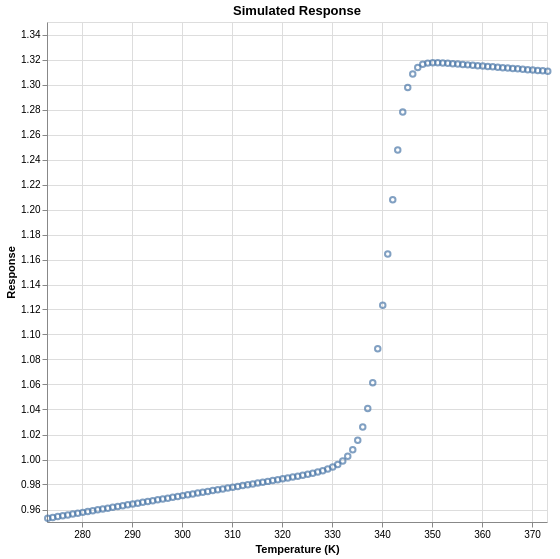

Notebook code for this chart:
### Markdown cell above
4. Plot the simulated response curve

### Code cell
chart_direct = alt.Chart(response_df).mark_point().encode(
    x=alt.X('temp', scale=alt.Scale(domain=[273, 373]), title="Temperature (K)"),
    y=alt.Y('response', scale=alt.Scale(zero=False), title="Response"),
    tooltip=['temp', 'response'],
).properties(
    height=500,
    width=500,
    title='Simulated Response',
)

chart_direct

### Figure 1 — Vega-Lite specification as saved in the notebook (floating-point values rounded to 4 significant figures)
{"config": {"view": {"continuousWidth": 300, "continuousHeight": 300}}, "data": {"name": "data-f73993e765f7e2862f3cf47be6e8890d"}, "mark": {"type": "point"}, "encoding": {"tooltip": [{"field": "temp", "type": "quantitative"}, {"field": "response", "type": "quantitative"}], "x": {"field": "temp", "scale": {"domain": [273, 373]}, "title": "Temperature (K)", "type": "quantitative"}, "y": {"field": "response", "scale": {"zero": false}, "title": "Response", "type": "quantitative"}}, "height": 500, "title": "Simulated Response", "width": 500, "$schema": "https://vega.github.io/schema/vega-lite/v6.1.0.json", "datasets": {"data-f73993e765f7e2862f3cf47be6e8890d": [{"temp": 273.1, "response": 0.953}, {"temp": 274.1, "response": 0.9537}, {"temp": 275.1, "response": 0.9544}, {"temp": 276.1, "response": 0.955}, {"temp": 277.1, "response": 0.9557}, {"temp": 278.1, "response": 0.9564}, {"temp": 279.1, "response": 0.957}, {"temp": 280.1, "response": 0.9577}, {"temp": 281.1, "response": 0.9584}, {"temp": 282.1, "response": 0.959}, {"temp": 283.1, "response": 0.9597}, {"temp": 284.1, "response": 0.9604}, {"temp": 285.1, "response": 0.9611}, {"temp": 286.1, "response": 0.9617}, {"temp": 287.1, "response": 0.9624}, {"temp": 288.1, "response": 0.9631}, {"temp": 289.1, "response": 0.9637}, {"temp": 290.1, "response": 0.9644}, {"temp": 291.1, "response": 0.9651}, {"temp": 292.1, "response": 0.9657}, {"temp": 293.1, "response": 0.9664}, {"temp": 294.1, "response": 0.9671}, {"temp": 295.1, "response": 0.9678}, {"temp": 296.1, "response": 0.9684}, {"temp": 297.1, "response": 0.9691}, {"temp": 298.1, "response": 0.9698}, {"temp": 299.1, "response": 0.9704}, {"temp": 300.1, "response": 0.9711}, {"temp": 301.1, "response": 0.9718}, {"temp": 302.1, "response": 0.9724}, {"temp": 303.1, "response": 0.9731}, {"temp": 304.1, "response": 0.9738}, {"temp": 305.1, "response": 0.9745}, {"temp": 306.1, "response": 0.9751}, {"temp": 307.1, "response": 0.9758}, {"temp": 308.1, "response": 0.9765}, {"temp": 309.1, "response": 0.9771}, {"temp": 310.1, "response": 0.9778}, {"temp": 311.1, "response": 0.9785}, {"temp": 312.1, "response": 0.9791}, {"temp": 313.1, "response": 0.9798}, {"temp": 314.1, "response": 0.9805}, {"temp": 315.1, "response": 0.9812}, {"temp": 316.1, "response": 0.9818}, {"temp": 317.1, "response": 0.9825}, {"temp": 318.1, "response": 0.9832}, {"temp": 319.1, "response": 0.9839}, {"temp": 320.1, "response": 0.9845}, {"temp": 321.1, "response": 0.9852}, {"temp": 322.1, "response": 0.9859}, {"temp": 323.1, "response": 0.9866}, {"temp": 324.1, "response": 0.9874}, {"temp": 325.1, "response": 0.9882}, {"temp": 326.1, "response": 0.989}, {"temp": 327.1, "response": 0.99}, {"temp": 328.1, "response": 0.991}, {"temp": 329.1, "response": 0.9923}, {"temp": 330.1, "response": 0.9939}, {"temp": 331.1, "response": 0.996}, {"temp": 332.1, "response": 0.9988}, {"temp": 333.1, "response": 1.003}, {"temp": 334.1, "response": 1.008}, {"temp": 335.1, "response": 1.015}, {"temp": 336.1, "response": 1.026}, {"temp": 337.1, "response": 1.041}, {"temp": 338.1, "response": 1.061}, {"temp": 339.1, "response": 1.089}, {"temp": 340.1, "response": 1.123}, {"temp": 341.1, "response": 1.164}, {"temp": 342.1, "response": 1.208}, {"temp": 343.1, "response": 1.248}, {"temp": 344.1, "response": 1.278}, {"temp": 345.1, "response": 1.298}, {"temp": 346.1, "response": 1.308}, {"temp": 347.1, "response": 1.314}, {"temp": 348.1, "response": 1.316}, {"temp": 349.1, "response": 1.317}, {"temp": 350.1, "response": 1.317}, {"temp": 351.1, "response": 1.317}, {"temp": 352.1, "response": 1.317}, {"temp": 353.1, "response": 1.317}, {"temp": 354.1, "response": 1.317}, {"temp": 355.1, "response": 1.316}, {"temp": 356.1, "response": 1.316}, {"temp": 357.1, "response": 1.316}, {"temp": 358.1, "response": 1.315}, {"temp": 359.1, "response": 1.315}, {"temp": 360.1, "response": 1.315}, {"temp": 361.1, "response": 1.314}, {"temp": 362.1, "response": 1.314}, {"temp": 363.1, "response": 1.314}, {"temp": 364.1, "response": 1.313}, {"temp": 365.1, "response": 1.313}, {"temp": 366.1, "response": 1.313}, {"temp": 367.1, "response": 1.313}, {"temp": 368.1, "response": 1.312}, {"temp": 369.1, "response": 1.312}, {"temp": 370.1, "response": 1.312}, {"temp": 371.1, "response": 1.311}, {"temp": 372.1, "response": 1.311}, {"temp": 373.1, "response": 1.311}]}}
